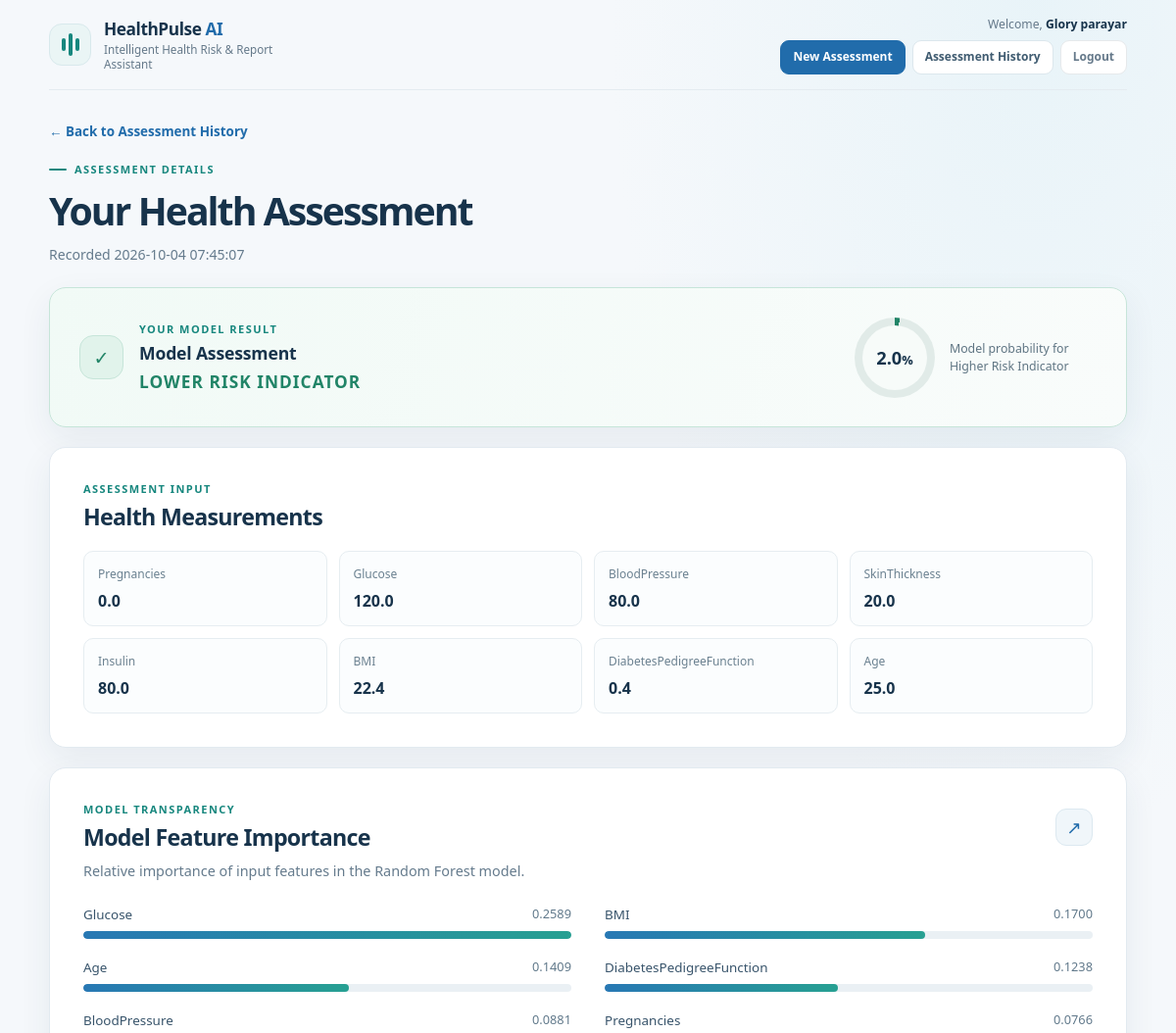
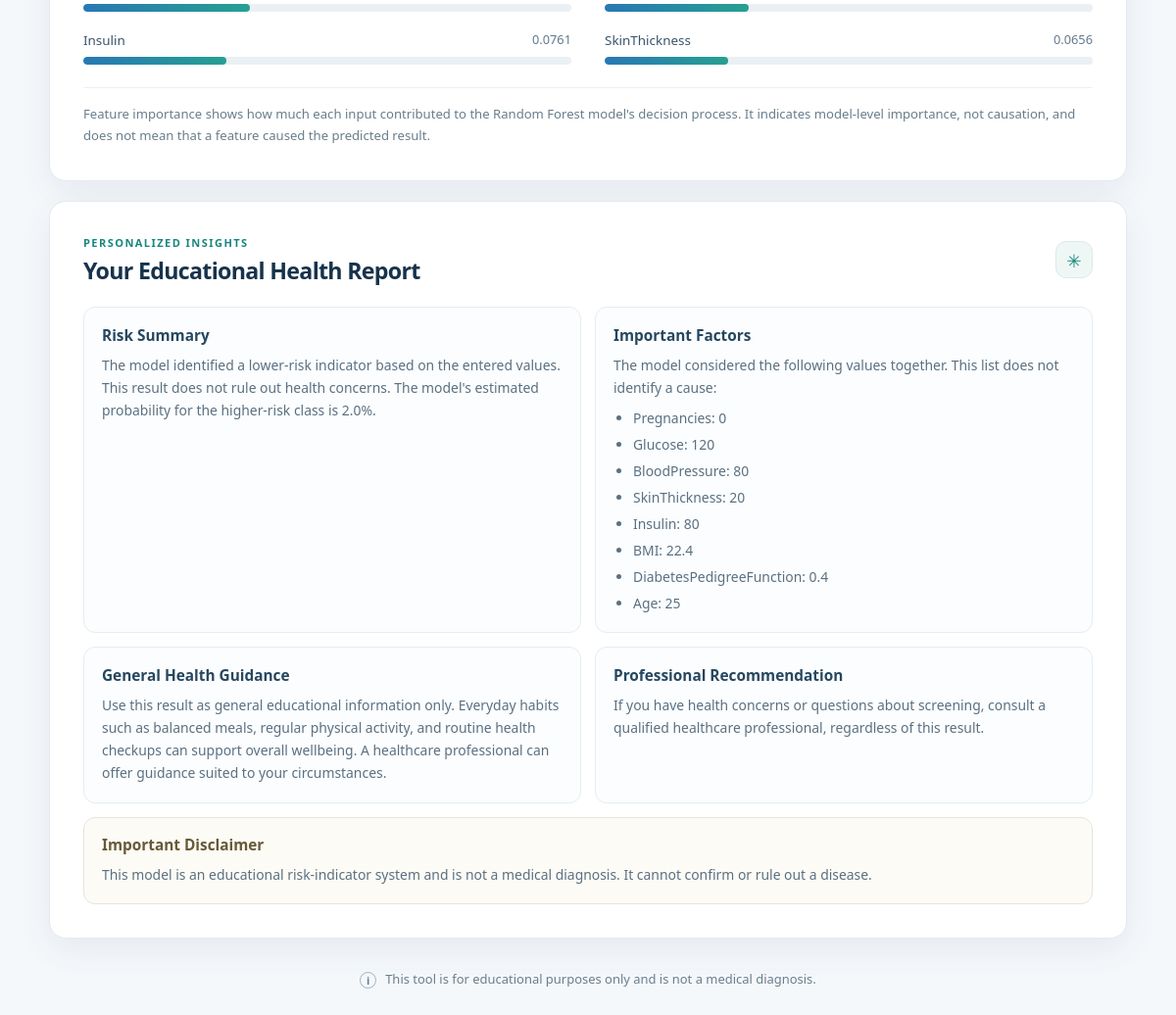
/history/6 (signed in), run on the app's committed database (2 pictures, top to bottom).
### tables this page shows
CREATE TABLE users (
                id INTEGER PRIMARY KEY AUTOINCREMENT,
                name TEXT NOT NULL,
                email TEXT NOT NULL UNIQUE,
                password_hash TEXT NOT NULL,
                created_at TIMESTAMP DEFAULT CURRENT_TIMESTAMP
            );

CREATE TABLE assessments (
                id INTEGER PRIMARY KEY AUTOINCREMENT,
                user_id INTEGER NOT NULL,
                created_at TIMESTAMP DEFAULT CURRENT_TIMESTAMP,
                pregnancies REAL NOT NULL,
                glucose REAL NOT NULL,
                blood_pressure REAL NOT NULL,
                skin_thickness REAL NOT NULL,
                insulin REAL NOT NULL,
                bmi REAL NOT NULL,
                diabetes_pedigree_function REAL NOT NULL,
                age REAL NOT NULL,
                prediction INTEGER NOT NULL,
                probability REAL NOT NULL,
                FOREIGN KEY (user_id) REFERENCES users(id)
            );

### app.py (the view)
@app.route("/history/<int:assessment_id>")
@login_required
def assessment_detail(assessment_id):
    connection = connect_db()
    try:
        assessment = connection.execute(
            """
            SELECT *
            FROM assessments
            WHERE id = ? AND user_id = ?
            """,
            (assessment_id, g.current_user["id"]),
        ).fetchone()
    finally:
        connection.close()
    if assessment is None:
        abort(404)
    values = [
        assessment["pregnancies"],
        assessment["glucose"],
        assessment["blood_pressure"],
        assessment["skin_thickness"],
        assessment["insulin"],
        assessment["bmi"],
        assessment["diabetes_pedigree_function"],
        assessment["age"],
    ]
    measurements = [
        {"name": name, "value": value}
        for name, value in zip(FEATURE_NAMES, values)
    ]
    report = generate_health_report(
        dict(zip(FEATURE_NAMES, values)),
        assessment["prediction"],
        assessment["probability"],
    )
    return render_template(
        "assessment_detail.html",
        assessment=assessment,
        report=report,
        measurements=measurements,
        feature_names=FEATURE_NAMES,
        feature_importances=feature_importances,
        feature_importance_max=feature_importance_max,
        user_name=g.current_user["name"],
        current_user=g.current_user,
    )

### app.py (called while the page is built)
def connect_db():
    connection = sqlite3.connect(DATABASE_PATH)
    connection.row_factory = sqlite3.Row
    connection.execute("PRAGMA foreign_keys = ON")
    return connection

def csrf_token():
    token = session.get("_csrf_token")
    if token is None:
        token = secrets.token_urlsafe(32)
        session["_csrf_token"] = token
    return token

def login_required(view):
    @wraps(view)
    def wrapped_view(*args, **kwargs):
        user_id = session.get("user_id")
        if user_id is None:
            return redirect(url_for("login"))
        connection = connect_db()
        try:
            user = connection.execute(
                "SELECT id, name, email FROM users WHERE id = ?",
                (user_id,),
            ).fetchone()
        finally:
            connection.close()
        if user is None:
            session.clear()
            return redirect(url_for("login"))
        g.current_user = user
        return view(*args, **kwargs)
    return wrapped_view

@app.context_processor
def inject_csrf_token():
    return {"csrf_token": csrf_token}

### templates/assessment_detail.html (shortened to what this page needs)
<!DOCTYPE html>
<html lang="en">
<head>
    <link rel="stylesheet" href="{{ url_for('static', filename='style.css') }}">
</head>
<body>
    <main class="page-shell">
        <header class="topbar">
            <a class="brand" href="{{ url_for('home') }}" aria-label="HealthPulse AI dashboard">
                <span class="brand-mark" aria-hidden="true"><span></span><span></span><span></span></span>
                <span class="brand-copy">
                    <span class="brand-name">HealthPulse <strong>AI</strong></span>
                    <span class="brand-subtitle">Intelligent Health Risk &amp; Report Assistant</span>
                </span>
            </a>
            <div class="topbar-meta history-meta">
                <p class="welcome-name">Welcome, <strong>{{ user_name }}</strong></p>
                <nav class="user-actions" aria-label="Account navigation">
                    <a class="nav-button nav-primary" href="{{ url_for('home') }}#form-heading">New Assessment</a>
                    <a class="nav-button" href="{{ url_for('history') }}">Assessment History</a>
                    <form method="post" action="{{ url_for('logout') }}">
                        <button class="nav-button nav-logout" type="submit">Logout</button>
                    </form>
                </nav>
            </div>
        </header>
        <section class="history-page" aria-labelledby="detail-heading">
            <a class="back-link" href="{{ url_for('history') }}">← Back to Assessment History</a>
            <div class="history-heading">
                <div>
                    <p class="eyebrow"><span class="eyebrow-line"></span> ASSESSMENT DETAILS</p>
                    <h1 id="detail-heading">Your Health Assessment</h1>
                    <p>Recorded {{ assessment.created_at }}</p>
                </div>
            </div>
            <section class="result-card {% if assessment.prediction == 1 %}result-higher{% else %}result-lower{% endif %}" aria-label="Assessment result">
                <div class="result-heading">
                    <div class="result-icon" aria-hidden="true">{% if assessment.prediction == 1 %}!{% else %}✓{% endif %}</div>
                    <div class="result-copy">
                        <p class="eyebrow">YOUR MODEL RESULT</p>
                        <h2>Model Assessment</h2>
                        <p class="risk-label">{% if assessment.prediction == 1 %}Higher Risk Indicator{% else %}Lower Risk Indicator{% endif %}</p>
                    </div>
                </div>
                <div class="probability-display">
                    <div class="probability-ring" style="--probability: {{ "%.1f"|format(assessment.probability * 100) }}%">
                        <span>{{ "%.1f"|format(assessment.probability * 100) }}<small>%</small></span>
                    </div>
                    <p>Model probability for Higher Risk Indicator</p>
                </div>
            </section>
            <section class="card detail-card" aria-labelledby="measurements-heading">
                <div class="section-heading">
                    <div>
                        <p class="eyebrow">ASSESSMENT INPUT</p>
                        <h2 id="measurements-heading">Health Measurements</h2>
                    </div>
                </div>
                <div class="detail-measurements">
                    {% for measurement in measurements %}
                    <div class="detail-measurement">
                        <span>{{ measurement.name }}</span>
                        <strong>{{ measurement.value }}</strong>
                    </div>
                    {% endfor %}
                </div>
            </section>
            <section class="card importance-card" aria-labelledby="importance-heading">
                <div class="section-heading">
                    <div>
                        <p class="eyebrow">MODEL TRANSPARENCY</p>
                        <h2 id="importance-heading">Model Feature Importance</h2>
                    </div>
                    <span class="section-icon" aria-hidden="true">↗</span>
                </div>
                <p class="section-description">Relative importance of input features in the Random Forest model.</p>
                <div class="importance-list">
                    {% for item in feature_importances %}
                    <div class="importance-row">
                        <div class="importance-label">
                            <span>{{ item.name }}</span>
                            <span class="importance-value">{{ "%.4f"|format(item.importance) }}</span>
                        </div>
                        <div class="importance-track" aria-hidden="true">
                            <div class="importance-bar" style="width: {{ "%.2f"|format(item.importance / feature_importance_max * 100) }}%"></div>
                        </div>
                    </div>
                    {% endfor %}
                </div>
                <p class="importance-note">
                    Feature importance shows how much each input contributed to the Random Forest model's decision process. It indicates model-level importance, not causation, and does not mean that a feature caused the predicted result.
                </p>
            </section>
            <section class="card report-card" aria-labelledby="report-heading">
                <div class="section-heading">
                    <div>
                        <p class="eyebrow">PERSONALIZED INSIGHTS</p>
                        <h2 id="report-heading">Your Educational Health Report</h2>
                    </div>
                    <span class="section-icon report-icon" aria-hidden="true">✳</span>
                </div>
                <div class="report-grid">
                    <section class="report-section">
                        <h3>Risk Summary</h3>
                        <p>{{ report.risk_summary }}</p>
                    </section>
                    <section class="report-section">
                        <h3>Important Factors</h3>
                        <p>The model considered the following values together. This list does not identify a cause:</p>
                        <ul>
                            {% for factor in report.important_factors %}
                            <li>{{ factor }}</li>
                            {% endfor %}
                        </ul>
                    </section>
                    <section class="report-section">
                        <h3>General Health Guidance</h3>
                        <p>{{ report.general_guidance }}</p>
                    </section>
                    <section class="report-section">
                        <h3>Professional Recommendation</h3>
                        <p>{{ report.professional_recommendation }}</p>
                    </section>
                </div>
                <section class="report-disclaimer">
                    <h3>Important Disclaimer</h3>
                    <p>{{ report.disclaimer }}</p>
                </section>
            </section>
        </section>
        <footer class="page-footer">
            <span class="footer-mark" aria-hidden="true">i</span>
            <p>This tool is for educational purposes only and is not a medical diagnosis.</p>
        </footer>
    </main>
</body>
</html>

### data on the page
users: name "Glory parayar"
assessments: created_at "2026-10-04 07:45:07", assessment.probability*100 "2.0", name "Pregnancies", value "0.0", name "Glucose", value "120.0", name "BloodPressure", value "80.0", name "SkinThickness", value "20.0", name "Insulin", name "BMI", value "22.4", name "DiabetesPedigreeFunction", value "0.4", name "Age", value "25.0"

### other printed values
{{ item.name }} "Glucose" "BMI" "Age" "DiabetesPedigreeFunction" "BloodPressure" "Pregnancies" "Insulin" "SkinThickness"
{{ "%.4f"|format(item.importance) }} "0.2589" "0.1700" "0.1409" "0.1238" "0.0881" "0.0766" "0.0761" "0.0656"
{{ report.risk_summary }} "The model identified a lower-risk indicator based on the entered values. This result does not rule out health concerns. The model's estimated probability for the higher-risk class is 2.0%."
{{ factor }} "Pregnancies: 0" "Glucose: 120" "BloodPressure: 80" "SkinThickness: 20" "Insulin: 80" "BMI: 22.4" "DiabetesPedigreeFunction: 0.4" "Age: 25"
{{ report.professional_recommendation }} "If you have health concerns or questions about screening, consult a qualified healthcare professional, regardless of this result."
{{ report.disclaimer }} "This model is an educational risk-indicator system and is not a medical diagnosis. It cannot confirm or rule out a disease."
